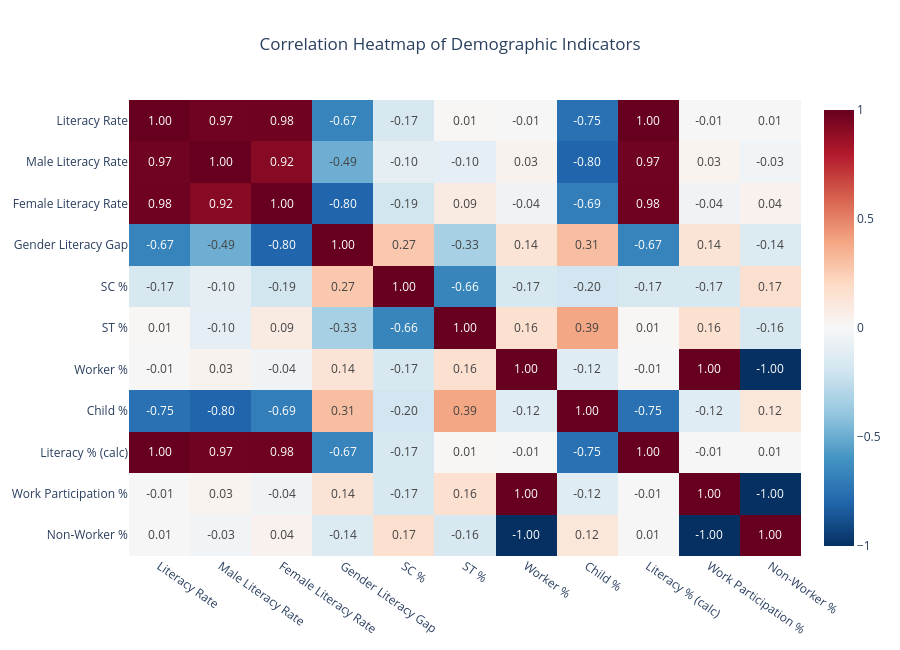

Source (notebook cell):
### Code cell
df = df_states.copy()
df['Child %'] = (
    df['Population in the age group 0-6 Person'] /
    df['Total Population Person']
) * 100
df['Literacy % (calc)'] = (
    df['Literates Population Person'] /
    df['Total Population Person']
) * 100
df['Work Participation %'] = (
    df['Total Worker Population Person'] /
    df['Total Population Person']
) * 100
df['Non-Worker %'] = (
    df['Non Working Population Person'] /
    df['Total Population Person']
) * 100
features = [
    'Literacy Rate',
    'Male Literacy Rate',
    'Female Literacy Rate',
    'Gender Literacy Gap',
    'SC %',
    'ST %',
    'Worker %',
    'Child %',
    'Literacy % (calc)',
    'Work Participation %',
    'Non-Worker %'
]

corr = df[features].corr()
fig = px.imshow(
    corr,
    text_auto='.2f',
    color_continuous_scale='RdBu_r',
    zmin=-1,
    zmax=1,
    aspect='auto',
    title='Correlation Heatmap of Demographic Indicators'
)
fig.update_layout(
    height=650,
    width=900,
    title_x=0.5,
    plot_bgcolor='white',
    paper_bgcolor='white'
)
fig.update_xaxes(tickangle=35)
chart10=fig
chart10

### Figure 1 — Plotly figure (JSON) as saved in the notebook; plotly's stock layout.template omitted (floating-point values rounded to 4 significant figures)
{"data": [{"coloraxis": "coloraxis", "hovertemplate": "x: %{x}<br>y: %{y}<br>color: %{z}<extra></extra>", "name": "0", "texttemplate": "%{z:.2f}", "type": "heatmap", "x": ["Literacy Rate", "Male Literacy Rate", "Female Literacy Rate", "Gender Literacy Gap", "SC %", "ST %", "Worker %", "Child %", "Literacy % (calc)", "Work Participation %", "Non-Worker %"], "xaxis": "x", "y": ["Literacy Rate", "Male Literacy Rate", "Female Literacy Rate", "Gender Literacy Gap", "SC %", "ST %", "Worker %", "Child %", "Literacy % (calc)", "Work Participation %", "Non-Worker %"], "yaxis": "y", "z": [[1.0, 0.9749, 0.9817, -0.6705, -0.1659, 0.007837, -0.006108, -0.7515, 1.0, -0.006154, 0.006154], [0.9749, 1.0, 0.9168, -0.4909, -0.1007, -0.09588, 0.03217, -0.7987, 0.9749, 0.03212, -0.03212], [0.9817, 0.9168, 1.0, -0.7979, -0.1941, 0.08661, -0.04285, -0.6941, 0.9817, -0.04288, 0.04288], [-0.6705, -0.4909, -0.7979, 1.0, 0.2715, -0.3337, 0.1421, 0.3088, -0.6705, 0.142, -0.142], [-0.1659, -0.1007, -0.1941, 0.2715, 1.0, -0.6633, -0.1657, -0.1965, -0.1659, -0.1655, 0.1655], [0.007837, -0.09588, 0.08661, -0.3337, -0.6633, 1.0, 0.1613, 0.3928, 0.007872, 0.1612, -0.1612], [-0.006108, 0.03217, -0.04285, 0.1421, -0.1657, 0.1613, 1.0, -0.1196, -0.006113, 1.0, -1.0], [-0.7515, -0.7987, -0.6941, 0.3088, -0.1965, 0.3928, -0.1196, 1.0, -0.7515, -0.1196, 0.1196], [1.0, 0.9749, 0.9817, -0.6705, -0.1659, 0.007872, -0.006113, -0.7515, 1.0, -0.00616, 0.00616], [-0.006154, 0.03212, -0.04288, 0.142, -0.1655, 0.1612, 1.0, -0.1196, -0.00616, 1.0, -1.0], [0.006154, -0.03212, 0.04288, -0.142, 0.1655, -0.1612, -1.0, 0.1196, 0.00616, -1.0, 1.0]]}], "layout": {"coloraxis": {"cmax": 1, "cmin": -1, "colorscale": [[0, "rgb(5,48,97)"], [0.1, "rgb(33,102,172)"], [0.2, "rgb(67,147,195)"], [0.3, "rgb(146,197,222)"], [0.4, "rgb(209,229,240)"], [0.5, "rgb(247,247,247)"], [0.6, "rgb(253,219,199)"], [0.7, "rgb(244,165,130)"], [0.8, "rgb(214,96,77)"], [0.9, "rgb(178,24,43)"], [1, "rgb(103,0,31)"]]}, "height": 650, "paper_bgcolor": "white", "plot_bgcolor": "white", "title": {"text": "Correlation Heatmap of Demographic Indicators", "x": 0.5}, "width": 900, "xaxis": {"anchor": "y", "domain": [0, 1], "tickangle": 35}, "yaxis": {"anchor": "x", "autorange": "reversed", "domain": [0, 1]}}}
